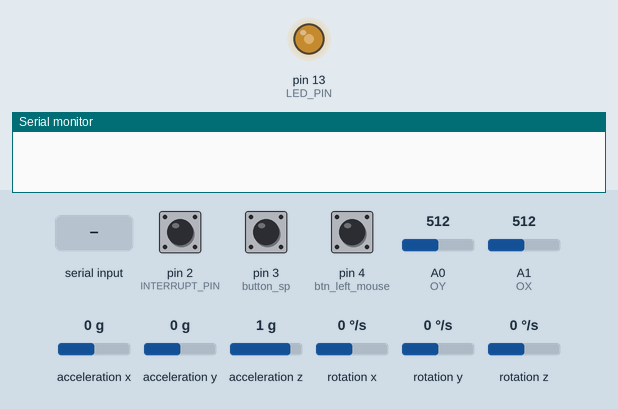
This sketch was run on a simulated Arduino Leonardo, built with avr-gcc and run on an emulated ATmega32U4. Parts: output pins drawn as LEDs (lit = HIGH), the last lines printed to the serial monitor. Inputs (shaded band) come from the test bench; at power-on: pin 2 (INTERRUPT_PIN) LOW, pin 3 (button_sp) HIGH, pin 4 (btn_left_mouse) HIGH, A0 (OY) = 512, A1 (OX) = 512, acceleration x 0 g, acceleration y 0 g, acceleration z 1 g, rotation x 0 °/s, rotation y 0 °/s, rotation z 0 °/s. The sensor or clock chip raises its interrupt line as the real part does.

Above: at 1.7 s.
1.8 s: "90,45\n" received over Serial
At 1.98 s:
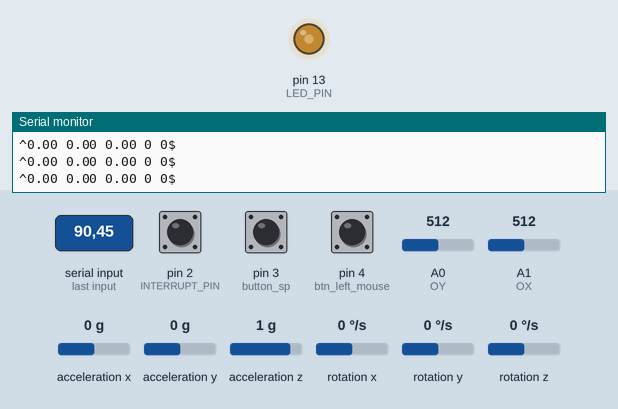
3.5 s: pin 2 (INTERRUPT_PIN) pulled HIGH for 0.15 s
At 4.8 s:
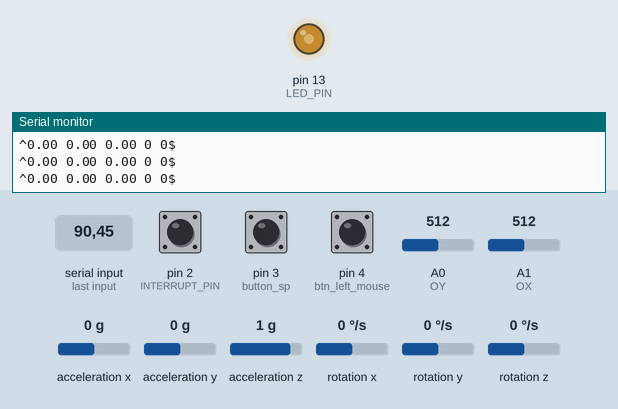
5.2 s: byte 0 (COMMAND_REQUEST_PITCH_YAW) received over Serial
At 5.7 s:
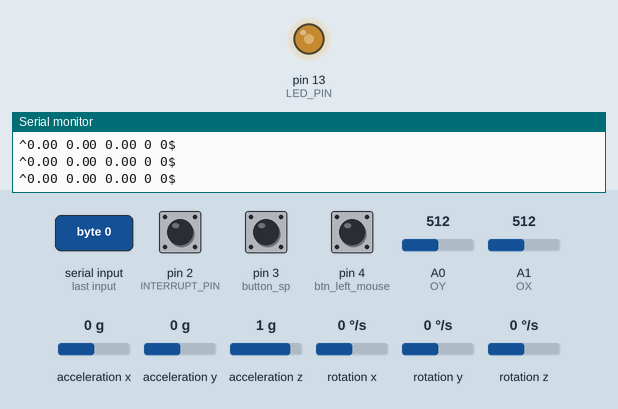
6.7 s: "30,150\n" received over Serial
At 6.92 s:
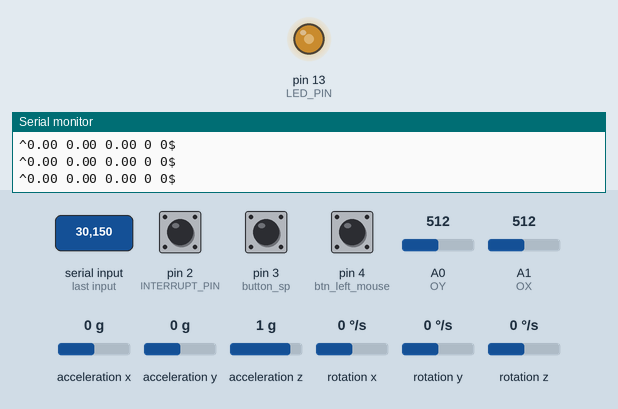
Timing chart, 0 to 9.5 s (numbered marks = the images above; inputs shaded):
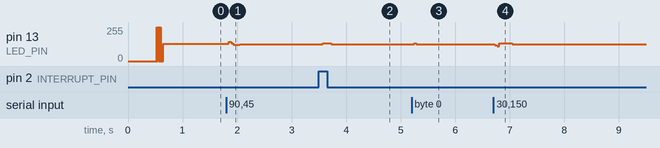

Measured:
- after the input at 1.8 s, pin 13 (LED_PIN): 129/255 → 121/255 after 0.05 s, → 127/255 0.20 s later
- after the input at 3.5 s, pin 13 (LED_PIN): 127/255 → 134/255 after 0.07 s, → 127/255 0.16 s later
- after the input at 5.2 s, pin 13 (LED_PIN): 127/255 → 126/255 after 0.05 s
- after the input at 6.7 s, pin 13 (LED_PIN): 126/255 → 134/255 at once, → 127/255 0.32 s later

The sketch:

MPU6050_DMP6.ino
```cpp
// I2C device class (I2Cdev) demonstration Arduino sketch for MPU6050 class using DMP (MotionApps v2.0)
// 6/21/2012 by Jeff Rowberg <jeff@rowberg.net>
// Updates should (hopefully) always be available at https://github.com/jrowberg/i2cdevlib
//
// Changelog:
//      2019-07-08 - Added Auto Calibration and offset generator
//		   - and altered FIFO retrieval sequence to avoid using blocking code
//      2016-04-18 - Eliminated a potential infinite loop
//      2013-05-08 - added seamless Fastwire support
//                 - added note about gyro calibration
//      2012-06-21 - added note about Arduino 1.0.1 + Leonardo compatibility error
//      2012-06-20 - improved FIFO overflow handling and simplified read process
//      2012-06-19 - completely rearranged DMP initialization code and simplification
//      2012-06-13 - pull gyro and accel data from FIFO packet instead of reading directly
//      2012-06-09 - fix broken FIFO read sequence and change interrupt detection to RISING
//      2012-06-05 - add gravity-compensated initial reference frame acceleration output
//                 - add 3D math helper file to DMP6 example sketch
//                 - add Euler output and Yaw/Pitch/Roll output formats
//      2012-06-04 - remove accel offset clearing for better results (thanks Sungon Lee)
//      2012-06-01 - fixed gyro sensitivity to be 2000 deg/sec instead of 250
//      2012-05-30 - basic DMP initialization working

/* ============================================
I2Cdev device library code is placed under the MIT license
Copyright (c) 2012 Jeff Rowberg

Permission is hereby granted, free of charge, to any person obtaining a copy
of this software and associated documentation files (the "Software"), to deal
in the Software without restriction, including without limitation the rights
to use, copy, modify, merge, publish, distribute, sublicense, and/or sell
copies of the Software, and to permit persons to whom the Software is
furnished to do so, subject to the following conditions:

The above copyright notice and this permission notice shall be included in
all copies or substantial portions of the Software.

THE SOFTWARE IS PROVIDED "AS IS", WITHOUT WARRANTY OF ANY KIND, EXPRESS OR
IMPLIED, INCLUDING BUT NOT LIMITED TO THE WARRANTIES OF MERCHANTABILITY,
FITNESS FOR A PARTICULAR PURPOSE AND NONINFRINGEMENT. IN NO EVENT SHALL THE
AUTHORS OR COPYRIGHT HOLDERS BE LIABLE FOR ANY CLAIM, DAMAGES OR OTHER
LIABILITY, WHETHER IN AN ACTION OF CONTRACT, TORT OR OTHERWISE, ARISING FROM,
OUT OF OR IN CONNECTION WITH THE SOFTWARE OR THE USE OR OTHER DEALINGS IN
THE SOFTWARE.
===============================================
*/

// I2Cdev and MPU6050 must be installed as libraries, or else the .cpp/.h files
// for both classes must be in the include path of your project
#include "I2Cdev.h"

#include "MPU6050_6Axis_MotionApps20.h"
//#include "MPU6050_6Axis_MotionApps_V6_12.h"
//#include "MPU6050.h" // not necessary if using MotionApps include file

// Arduino Wire library is required if I2Cdev I2CDEV_ARDUINO_WIRE implementation
// is used in I2Cdev.h
#if I2CDEV_IMPLEMENTATION == I2CDEV_ARDUINO_WIRE
    #include "Wire.h"
#endif

// class default I2C address is 0x68
// specific I2C addresses may be passed as a parameter here
// AD0 low = 0x68 (default for SparkFun breakout and InvenSense evaluation board)
// AD0 high = 0x69
MPU6050 mpu;
//MPU6050 mpu(0x69); // <-- use for AD0 high

/* =========================================================================
   NOTE: In addition to connection 3.3v, GND, SDA, and SCL, this sketch
   depends on the MPU-6050's INT pin being connected to the Arduino's
   external interrupt #0 pin. On the Arduino Uno and Mega 2560, this is
   digital I/O pin 2.
 * ========================================================================= */

/* =========================================================================
   NOTE: Arduino v1.0.1 with the Leonardo board generates a compile error
   when using Serial.write(buf, len). The Teapot output uses this method.
   The solution requires a modification to the Arduino USBAPI.h file, which
   is fortunately simple, but annoying. This will be fixed in the next IDE
   release. For more info, see these links:

   http://arduino.cc/forum/index.php/topic,109987.0.html
   http://code.google.com/p/arduino/issues/detail?id=958
 * ========================================================================= */

// uncomment "OUTPUT_READABLE_EULER" if you want to see Euler angles
// (in degrees) calculated from the quaternions coming from the FIFO.
// Note that Euler angles suffer from gimbal lock (for more info, see
// http://en.wikipedia.org/wiki/Gimbal_lock)
//#define OUTPUT_READABLE_EULER

// uncomment "OUTPUT_READABLE_YAWPITCHROLL" if you want to see the yaw/
// pitch/roll angles (in degrees) calculated from the quaternions coming
// from the FIFO. Note this also requires gravity vector calculations.
// Also note that yaw/pitch/roll angles suffer from gimbal lock (for
// more info, see: http://en.wikipedia.org/wiki/Gimbal_lock)
#define OUTPUT_READABLE_YAWPITCHROLL


#define INTERRUPT_PIN 2  // use pin 2 on Arduino Uno & most boards
#define LED_PIN 13 // (Arduino is 13, Teensy is 11, Teensy++ is 6)
bool blinkState = false;

// MPU control/status vars
bool dmpReady = false;  // set true if DMP init was successful
uint8_t mpuIntStatus;   // holds actual interrupt status byte from MPU
uint8_t devStatus;      // return status after each device operation (0 = success, !0 = error)
uint16_t packetSize;    // expected DMP packet size (default is 42 bytes)
uint16_t fifoCount;     // count of all bytes currently in FIFO
uint8_t fifoBuffer[64]; // FIFO storage buffer

// orientation/motion vars
Quaternion q;           // [w, x, y, z]         quaternion container
VectorInt16 aa;         // [x, y, z]            accel sensor measurements
VectorInt16 aaReal;     // [x, y, z]            gravity-free accel sensor measurements
VectorInt16 aaWorld;    // [x, y, z]            world-frame accel sensor measurements
VectorFloat gravity;    // [x, y, z]            gravity vector
float euler[3];         // [psi, theta, phi]    Euler angle container
float ypr[3];           // [yaw, pitch, roll]   yaw/pitch/roll container and gravity vector

enum command {COMMAND_REQUEST_PITCH_YAW = 0};
enum mouse_ev { mIDLE = 0, LEFT_CLICK  = 1, RIGHT_CLICK = 2 , STOP_MOVE = 4};
enum orientation_character {oIDLE = 0, LEFT = 1 , GO_AHEAD = 2 , RIGHT = 4, BACK = 8};
int mouse_click_state =  mIDLE;
int orientation = oIDLE;

const int button_sp = 3;
const int btn_left_mouse = 4;
//get state value
unsigned long last_btn_sp = 0;
unsigned long last_btn_shot = 0;
int OX = A1;
int OY = A0;

int mouse_get_state()
{
	static int m_state = mIDLE;
	// check button here
  if ( millis() - last_btn_sp > 100)
  {
    m_state &= ~(STOP_MOVE);
    if ( !digitalRead(button_sp))
    {
      m_state |= STOP_MOVE;
    }

    last_btn_sp = millis();
  }
  if ( millis() - last_btn_shot > 100)
  {
    m_state &= ~(LEFT_CLICK);
    if ( !digitalRead(btn_left_mouse) )
    {
      m_state |= LEFT_CLICK;
    }

    last_btn_shot = millis();
  }
	return m_state;
}
int orientation_get_state()
{
	static int o_state = oIDLE;
  int OX_value , OY_value;

  OX_value = analogRead(OX);
  OY_value = analogRead(OY);


	//check joystick here
  if ( OX_value > 700)
  {
    o_state |=  RIGHT;
  }
  else if( OX_value < 300)
  {
    o_state |= LEFT;
  }
  else{
    o_state &= ~LEFT;
    o_state &= ~RIGHT;
  }
  if ( OY_value > 700)
  {
    o_state |=  GO_AHEAD;
  }
  else if( OY_value < 300)
  {
    o_state |= BACK;
  }
  else
  {
    o_state &= ~GO_AHEAD;
    o_state &= ~BACK;
  }
	return o_state;
}

//end get state value
// ================================================================
// ===               INTERRUPT DETECTION ROUTINE                ===
// ================================================================

char tmp;
volatile bool mpuInterrupt = false;     // indicates whether MPU interrupt pin has gone high
void dmpDataReady() {
    mpuInterrupt = true;
}

// ================================================================
// ===                      INITIAL SETUP                       ===
// ================================================================

void setup() {
  /*init button support mouse , button left mouse*/
    pinMode(button_sp, INPUT);
    pinMode(btn_left_mouse, INPUT);

    /*end init some button support*/

    // join I2C bus (I2Cdev library doesn't do this automatically)
    #if I2CDEV_IMPLEMENTATION == I2CDEV_ARDUINO_WIRE
        Wire.begin();
        Wire.setClock(400000); // 400kHz I2C clock. Comment this line if having compilation difficulties
    #elif I2CDEV_IMPLEMENTATION == I2CDEV_BUILTIN_FASTWIRE
        Fastwire::setup(400, true);
    #endif

    // initialize serial communication
    // (115200 chosen because it is required for Teapot Demo output, but it's
    // really up to you depending on your project)
    Serial.begin(115200);
    while (!Serial); // wait for Leonardo enumeration, others continue immediately

    // NOTE: 8MHz or slower host processors, like the Teensy @ 3.3V or Arduino
    // Pro Mini running at 3.3V, cannot handle this baud rate reliably due to
    // the baud timing being too misaligned with processor ticks. You must use
    // 38400 or slower in these cases, or use some kind of external separate
    // crystal solution for the UART timer.

    // initialize device
  //  Serial.println(F("Initializing I2C devices..."));
    mpu.initialize();
    pinMode(INTERRUPT_PIN, INPUT);

    // verify connection
    //Serial.println(F("Testing device connections..."));
    //Serial.println(mpu.testConnection() ? F("MPU6050 connection successful") : F("MPU6050 connection failed"));

    // wait for ready
   // Serial.println(F("\nSend any character to begin DMP programming and demo: "));
   // while (Serial.available() && Serial.read()); // empty buffer
   // while (!Serial.available());                 // wait for data
   // while (Serial.available() && Serial.read()); // empty buffer again

    // load and configure the DMP
    //Serial.println(F("Initializing DMP..."));
    devStatus = mpu.dmpInitialize();

    // supply your own gyro offsets here, scaled for min sensitivity
    mpu.setXGyroOffset(220);
    mpu.setYGyroOffset(76);
    mpu.setZGyroOffset(-85);
    mpu.setZAccelOffset(1788); // 1688 factory default for my test chip

    // make sure it worked (returns 0 if so)
    if (devStatus == 0) {
        // Calibration Time: generate offsets and calibrate our MPU6050
        mpu.CalibrateAccel(6);
        mpu.CalibrateGyro(6);
        mpu.PrintActiveOffsets();
        // turn on the DMP, now that it's ready
      //  Serial.println(F("Enabling DMP..."));
        mpu.setDMPEnabled(true);

        // enable Arduino interrupt detection
        //Serial.print(F("Enabling interrupt detection (Arduino external interrupt "));
        //Serial.print(digitalPinToInterrupt(INTERRUPT_PIN));
        //Serial.println(F(")..."));
        attachInterrupt(digitalPinToInterrupt(INTERRUPT_PIN), dmpDataReady, RISING);
        mpuIntStatus = mpu.getIntStatus();

        // set our DMP Ready flag so the main loop() function knows it's okay to use it
        //Serial.println(F("DMP ready! Waiting for first interrupt..."));
        dmpReady = true;

        // get expected DMP packet size for later comparison
        packetSize = mpu.dmpGetFIFOPacketSize();
    } else {
        // ERROR!
        // 1 = initial memory load failed
        // 2 = DMP configuration updates failed
        // (if it's going to break, usually the code will be 1)
        Serial.print(F("DMP Initialization failed (code "));
        Serial.print(devStatus);
        Serial.println(F(")"));
    }

    // configure LED for output
    pinMode(LED_PIN, OUTPUT);
}


// ================================================================
// ===                    MAIN PROGRAM LOOP                     ===
// ================================================================

void loop() {
    // if programming failed, don't try to do anything
    if (!dmpReady) return;

    // wait for MPU interrupt or extra packet(s) available
    while (!mpuInterrupt && fifoCount < packetSize) {
        if (mpuInterrupt && fifoCount < packetSize) {
          // try to get out of the infinite loop
          fifoCount = mpu.getFIFOCount();
        }
        // other program behavior stuff here
        // .
        // .
        // .
        // if you are really paranoid you can frequently test in between other
        // stuff to see if mpuInterrupt is true, and if so, "break;" from the
        // while() loop to immediately process the MPU data
        // .
        // .
        // .
    }

    // reset interrupt flag and get INT_STATUS byte
    mpuInterrupt = false;
    mpuIntStatus = mpu.getIntStatus();

    // get current FIFO count
    fifoCount = mpu.getFIFOCount();
	if(fifoCount < packetSize){
	        //Lets go back and wait for another interrupt. We shouldn't be here, we got an interrupt from another event
			// This is blocking so don't do it   while (fifoCount < packetSize) fifoCount = mpu.getFIFOCount();
	}
    // check for overflow (this should never happen unless our code is too inefficient)
    else if ((mpuIntStatus & _BV(MPU6050_INTERRUPT_FIFO_OFLOW_BIT)) || fifoCount >= 1024) {
        // reset so we can continue cleanly
        mpu.resetFIFO();
      //  fifoCount = mpu.getFIFOCount();  // will be zero after reset no need to ask
        Serial.println(F("FIFO overflow!"));

    // otherwise, check for DMP data ready interrupt (this should happen frequently)
    } else if (mpuIntStatus & _BV(MPU6050_INTERRUPT_DMP_INT_BIT)) {

        // read a packet from FIFO
	while(fifoCount >= packetSize){ // Lets catch up to NOW, someone is using the dreaded delay()!
		mpu.getFIFOBytes(fifoBuffer, packetSize);
		// track FIFO count here in case there is > 1 packet available
		// (this lets us immediately read more without waiting for an interrupt)
		fifoCount -= packetSize;
	}
            // display Euler angles in degrees
            mpu.dmpGetQuaternion(&q, fifoBuffer);
            mpu.dmpGetGravity(&gravity, &q);
            mpu.dmpGetYawPitchRoll(ypr, &q, &gravity);


        // blink LED to indicate activity
        blinkState = !blinkState;
        digitalWrite(LED_PIN, blinkState);
    }
   mouse_click_state = mouse_get_state();
   orientation       = orientation_get_state();


    if (Serial.available() > 0)
  {
     tmp = Serial.read()-'0';
    // str_tmp = Serial.readString();
      //Serial.println(str_tmp);
      tmp = COMMAND_REQUEST_PITCH_YAW;
      switch (tmp)
      {
        case COMMAND_REQUEST_PITCH_YAW:
          /*
           * structure data pit  yaw  rolll <buuton> movement
           * yaw , pit , roll is float value
           * <button> is event (mouse click left click )
           * movement : control character movement left right , go ahead , back

          */
            Serial.print("^");
            Serial.print(ypr[0] * 180/M_PI);
            Serial.print(" ");
            Serial.print(ypr[1] * 180/M_PI);
            Serial.print(" ");
            Serial.print(ypr[2] * 180/M_PI);
            Serial.print(" ");
            Serial.print(mouse_click_state);
            Serial.print(" ");
            Serial.print(orientation);
            Serial.println("$");

          //Serial.println("request pitch yaw");
          break;
        default:

          Serial.println("incorrect request command");
          break;
      }
}
}
```
